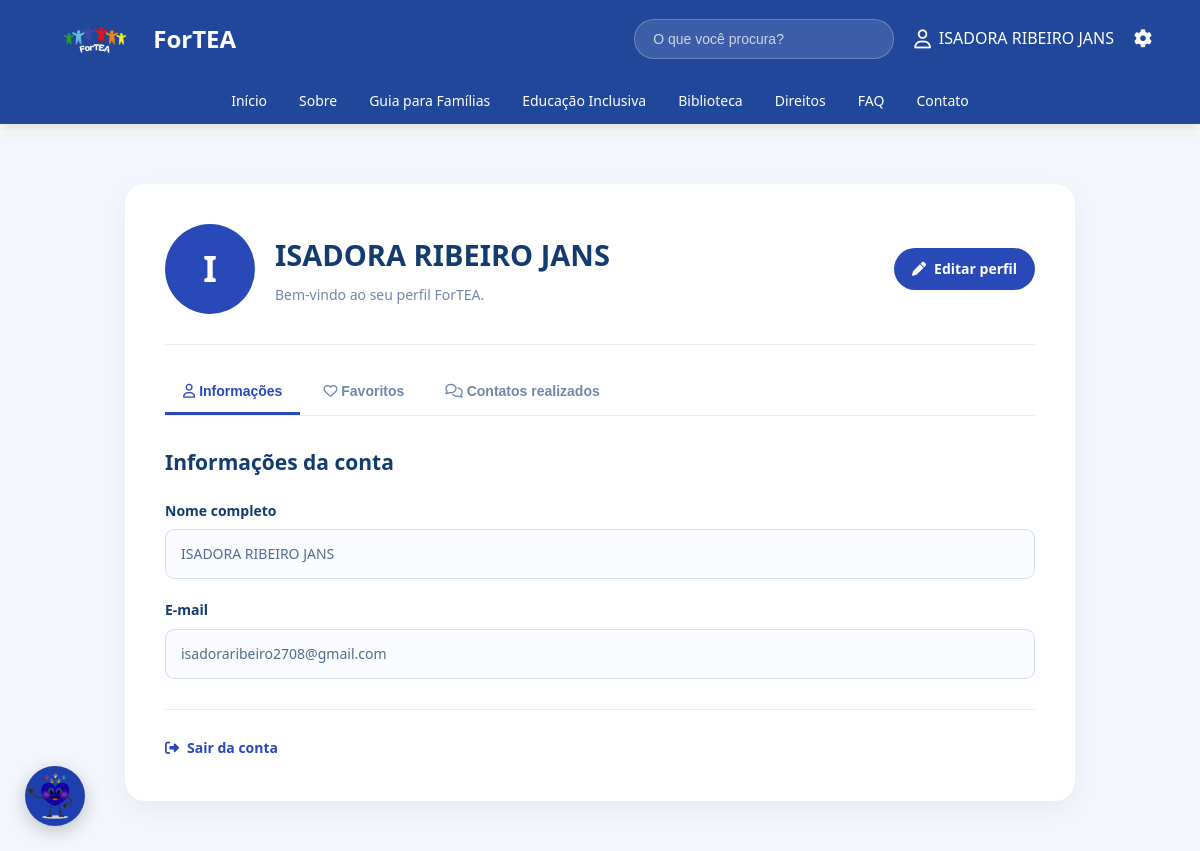
The app's page /perfil.php (signed in) with its own data.
### tables this page shows
CREATE TABLE `usuarios` (
  `id` int(11) NOT NULL,
  `nome` varchar(100) NOT NULL,
  `email` varchar(150) NOT NULL,
  `senha` varchar(255) NOT NULL,
  `data_cadastro` timestamp NOT NULL DEFAULT current_timestamp(),
  `foto` varchar(255) DEFAULT NULL
);

### perfil.php (the view, shortened to what this page needs)
<?php
require_once "conexao.php";
$usuarioId = $_SESSION['usuario_id'];
$sql = "SELECT * FROM usuarios WHERE id = ?";
$stmt = $conexao->prepare($sql);
$stmt->bind_param("i", $usuarioId);
$stmt->execute();
$resultado = $stmt->get_result();
$usuario = $resultado->fetch_assoc();
$nomeUsuario = $usuario['nome'];
$emailUsuario = $usuario['email'];
$fotoUsuario = $usuario['foto'] ?? null;
?>
<!DOCTYPE html>
<html lang="pt-br">
<head>
    <link rel="stylesheet"
          href="css/estilo.css">
    <link rel="stylesheet"
          href="css/perfil.css">
    <link rel="stylesheet"
          href="https://cdnjs.cloudflare.com/ajax/libs/font-awesome/6.5.0/css/all.min.css">
</head>
<body>
<?php include "chatbot/chatbot.php"; ?>
<link rel="stylesheet" href="chatbot/chatbot.css">
<header>
    <div class="topo">
        <div class="logo">
            <img src="img/logoo.png"
                 alt="Logo">
            <h2>ForTEA</h2>
        </div>
        <div class="acoes">
            <div class="pesquisa">
                <input type="text"
                       placeholder="O que você procura?">
            </div>
            <a href="perfil.php"
               class="usuario-logado">
                <i class="fa-regular fa-user"></i>
                <?= htmlspecialchars($nomeUsuario) ?>
            </a>
            <a href="configuracoes.php" class="menu-configuracoes">
                    <i class="fa-solid fa-gear"></i>
                </a>
        </div>
    </div>
    <nav class="menu">
        <ul class="menu-links">
            <li>
                <a href="index.php">Início</a>
            </li>
            <li>
                <a href="sobre.php">Sobre</a>
            </li>
            <li>
                <a href="guia.php">Guia para Famílias</a>
            </li>
            <li>
                <a href="educacaoinclusiva.php">
                    Educação Inclusiva
                </a>
            </li>
            <li>
                <a href="biblioteca.php">
                    Biblioteca
                </a>
            </li>
            <li>
                <a href="direitos.php">
                    Direitos
                </a>
            </li>
            <li>
                <a href="faq.php">FAQ</a>
            </li>
            <li>
                <a href="contato.php">Contato</a>
            </li>
        </ul>
    </nav>
</header>
<main class="perfil-pagina">
    <section class="perfil-card">
        <div class="perfil-topo">
            <div class="perfil-avatar">
                <?php if (!empty($fotoUsuario)): ?>
                    <img src="<?= htmlspecialchars($fotoUsuario) ?>"
                         alt="Foto de perfil">
                <?php else: ?>
                    <?= strtoupper(
                        substr($nomeUsuario, 0, 1)
                    ) ?>
                <?php endif; ?>
            </div>
            <div class="perfil-titulo">
                <h1>
                    <?= htmlspecialchars($nomeUsuario) ?>
                </h1>
                <p>
                    Bem-vindo ao seu perfil ForTEA.
                </p>
            </div>
            <a href="editar_perfil.php"
               class="botao-editar-topo">
                <i class="fa-solid fa-pen"></i>
                Editar perfil
            </a>
        </div>
        <div class="perfil-abas">
            <button class="aba ativa"
                    onclick="mostrarAba('informacoes', this)">
                <i class="fa-regular fa-user"></i>
                Informações
            </button>
            <button class="aba"
                    onclick="mostrarAba('favoritos', this)">
                <i class="fa-regular fa-heart"></i>
                Favoritos
            </button>
            <button class="aba"
                    onclick="mostrarAba('profissionais', this)">
                <i class="fa-regular fa-comments"></i>
                Contatos realizados
            </button>
        </div>
        <div id="informacoes"
             class="conteudo-aba ativa">
            <h2>
                Informações da conta
            </h2>
            <div class="perfil-campo">
                <label>
                    Nome completo
                </label>
                <div class="perfil-valor">
                    <?= htmlspecialchars($nomeUsuario) ?>
                </div>
            </div>
            <div class="perfil-campo">
                <label>
                    E-mail
                </label>
                <div class="perfil-valor">
                    <?= htmlspecialchars($emailUsuario) ?>
                </div>
            </div>
        </div>
        <div class="perfil-final">
            <a href="logout.php"
               class="botao-sair">
                <i class="fa-solid fa-right-from-bracket"></i>
                Sair da conta
            </a>
        </div>
    </section>
</main>
</body>
</html>

### css/estilo.css (style rules this page uses)
* { margin: 0; padding: 0; box-sizing: border-box; }
html { scroll-behavior: smooth; }
:root { --primary-color: #0284c7; --primary-light: #e0f2fe; --blue-main: #21479B; --blue: #3467EB; --blue-light: #EAF2FF; --blue-footer: #1E40AF; --text-dark: #1e293b; --text: #475569; --text-muted: #64748b; --bg-light: #FAFBF7; --card-bg: #ffffff; --border: #e2e8f0; --border-radius: 12px; --box-shadow: 0 4px 15px rgba(0, 0, 0, 0.05); }
body { font-family: 'Segoe UI', Tahoma, Geneva, Verdana, sans-serif; background: #FAFBF7; color: #475569; line-height: 1.6; padding-top: 134px; overflow-x: hidden; }
img { max-width: 100%; height: auto; display: block; }
a, button, input { transition: 0.3s ease; }
header { background: #21479b; position: fixed; top: 0; left: 0; width: 100%; z-index: 9999; box-shadow: 0 7px 10px rgba(0, 0, 0, 0.08); }
header, header h1, header h2, header h3, header p, header a { color: #fff; }
.topo { width: min(1200px, 92%); margin: auto; display: flex; justify-content: space-between; align-items: center; padding: 4px 0; }
.logo { display: flex; align-items: center; gap: 12px; }
.logo img { width: auto; height: 70px; }
.logo h2 { margin: 0; }
.acoes { display: flex; align-items: center; gap: 20px; }
.pesquisa { display: flex; align-items: center; position: relative; }
.pesquisa input { width: 260px; padding: 11px 45px 11px 18px; border: 1px solid rgba(255, 255, 255, 0.25); outline: none; border-radius: 50px; background: rgba(255, 255, 255, 0.12); color: #fff; font-size: 14px; transition: 0.2s ease; }
.pesquisa input::placeholder { color: rgba(255, 255, 255, 0.75); }
.acoes > a { text-decoration: none; }
.usuario-logado { display: flex; align-items: center; gap: 8px; font-size: 15px; font-weight: 500; }
.usuario-logado i { font-size: 19px; }
.menu-configuracoes { display: flex; align-items: center; justify-content: center; font-size: 18px; transition: 0.2s ease; }
.menu { width: 100%; }
.menu-links { width: min(1200px, 92%); margin: 0 auto; padding: 0; display: flex; align-items: center; justify-content: center; gap: 4px; list-style: none; }
.menu-links li { position: relative; }
.menu-links a { display: block; padding: 12px 14px; text-decoration: none; font-size: 14px; font-weight: 500; transition: 0.2s ease; }
:root { --azul: #3467EB; --azul-escuro: #21479B; --azul-claro: #EAF2FF; --verde: #4CAF50; --fundo: #F7F9FC; --texto: #374151; --suave: #667085; --branco: #fff; --borda: #E4E9F2; --sombra: 0 12px 30px rgba(33, 71, 155, .08); }
main { background: var(--fundo); color: var(--texto); font-family: "Segoe UI", Tahoma, sans-serif; }

### records on screen
usuarios: nome "ISADORA RIBEIRO JANS", nome "I", email "isadoraribeiro2708@gmail.com"
